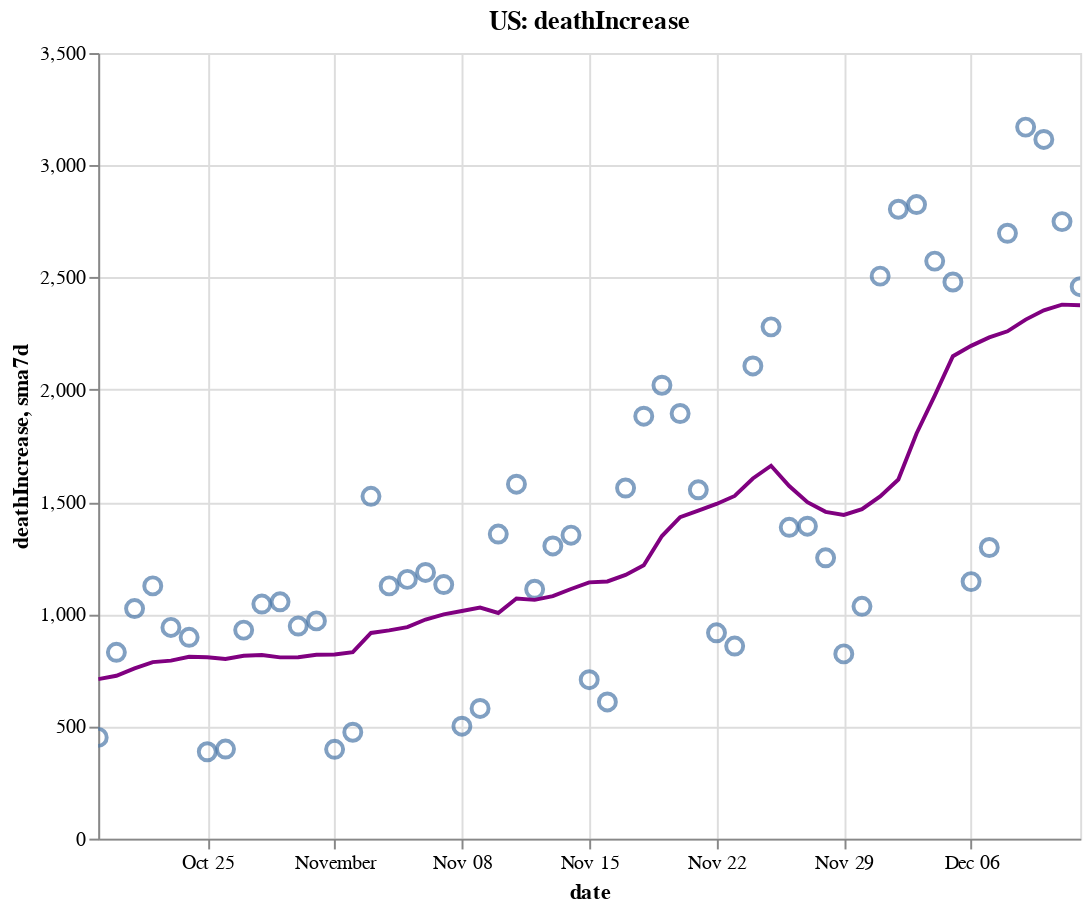

The cell this chart's notebook holds for it:
### Code cell
create_plot(us, 'deathIncrease')

### Figure 1 — Vega-Lite specification as saved in the notebook (floating-point values rounded to 4 significant figures)
{"config": {"view": {"continuousWidth": 400, "continuousHeight": 300}}, "layer": [{"layer": [{"mark": {"type": "point", "size": 75}, "encoding": {"tooltip": [{"type": "temporal", "field": "date"}, {"type": "quantitative", "field": "deathIncrease"}, {"type": "quantitative", "field": "sma7d"}], "x": {"type": "temporal", "field": "date"}, "y": {"type": "quantitative", "field": "deathIncrease"}}, "selection": {"selector006": {"type": "interval", "bind": "scales", "encodings": ["x", "y"]}}}, {"mark": {"type": "line", "color": "purple"}, "encoding": {"x": {"type": "temporal", "field": "date"}, "y": {"type": "quantitative", "field": "sma7d"}}}]}, {"mark": {"type": "rule", "color": "#aaa"}, "encoding": {"x": {"type": "temporal", "field": "date"}}, "transform": [{"filter": {"selection": "selector005"}}]}, {"mark": "circle", "encoding": {"opacity": {"condition": {"value": 1, "selection": "selector005"}, "value": 0}, "tooltip": [{"type": "temporal", "field": "date"}, {"type": "quantitative", "field": "deathIncrease"}, {"type": "quantitative", "field": "sma7d"}], "x": {"type": "temporal", "field": "date"}, "y": {"type": "quantitative", "field": "deathIncrease"}}, "selection": {"selector005": {"type": "single", "encodings": ["x"], "on": "mouseover", "nearest": true, "empty": "none"}}}, {"mark": {"type": "text", "align": "left", "dx": 5, "dy": -5, "stroke": "white", "strokeWidth": 2}, "encoding": {"text": {"type": "quantitative", "field": "deathIncrease"}, "tooltip": [{"type": "temporal", "field": "date"}, {"type": "quantitative", "field": "deathIncrease"}, {"type": "quantitative", "field": "sma7d"}], "x": {"type": "temporal", "field": "date"}, "y": {"type": "quantitative", "field": "deathIncrease"}}, "transform": [{"filter": {"selection": "selector005"}}]}, {"mark": {"type": "text", "align": "left", "dx": 5, "dy": -5}, "encoding": {"text": {"type": "quantitative", "field": "deathIncrease"}, "tooltip": [{"type": "temporal", "field": "date"}, {"type": "quantitative", "field": "deathIncrease"}, {"type": "quantitative", "field": "sma7d"}], "x": {"type": "temporal", "field": "date"}, "y": {"type": "quantitative", "field": "deathIncrease"}}, "transform": [{"filter": {"selection": "selector005"}}]}], "data": {"name": "data-22566e1b6a7a2da802404d13b1b8e117"}, "height": 400, "title": "US: deathIncrease", "width": 500, "$schema": "https://vega.github.io/schema/vega-lite/v4.8.1.json", "datasets": {"data-22566e1b6a7a2da802404d13b1b8e117": [{"date": "2020-10-19T00:00:00", "totalTestResultsIncrease": 1142000.0, "positiveIncrease": 57110.0, "death": 212100.0, "deathIncrease": 451.0, "positiveRate": 0.05, "state": "US", "sma7d": 710.6}, {"date": "2020-10-20T00:00:00", "totalTestResultsIncrease": 978100.0, "positiveIncrease": 60570.0, "death": 212900.0, "deathIncrease": 830.0, "positiveRate": 0.062, "state": "US", "sma7d": 725.7}, {"date": "2020-10-21T00:00:00", "totalTestResultsIncrease": 965900.0, "positiveIncrease": 60980.0, "death": 213900.0, "deathIncrease": 1025.0, "positiveRate": 0.063, "state": "US", "sma7d": 758.1}, {"date": "2020-10-22T00:00:00", "totalTestResultsIncrease": 1255000.0, "positiveIncrease": 73000.0, "death": 215100.0, "deathIncrease": 1126.0, "positiveRate": 0.058, "state": "US", "sma7d": 786.4}, {"date": "2020-10-23T00:00:00", "totalTestResultsIncrease": 1405000.0, "positiveIncrease": 82340.0, "death": 216000.0, "deathIncrease": 941.0, "positiveRate": 0.059, "state": "US", "sma7d": 793.1}, {"date": "2020-10-24T00:00:00", "totalTestResultsIncrease": 1342000.0, "positiveIncrease": 83320.0, "death": 216900.0, "deathIncrease": 897.0, "positiveRate": 0.062, "state": "US", "sma7d": 810.3}, {"date": "2020-10-25T00:00:00", "totalTestResultsIncrease": 1197000.0, "positiveIncrease": 64900.0, "death": 217300.0, "deathIncrease": 387.0, "positiveRate": 0.054, "state": "US", "sma7d": 808.1}, {"date": "2020-10-26T00:00:00", "totalTestResultsIncrease": 1215000.0, "positiveIncrease": 62540.0, "death": 217700.0, "deathIncrease": 399.0, "positiveRate": 0.051, "state": "US", "sma7d": 800.7}, {"date": "2020-10-27T00:00:00", "totalTestResultsIncrease": 1097000.0, "positiveIncrease": 72100.0, "death": 218600.0, "deathIncrease": 929.0, "positiveRate": 0.066, "state": "US", "sma7d": 814.9}, {"date": "2020-10-28T00:00:00", "totalTestResultsIncrease": 1129000.0, "positiveIncrease": 78790.0, "death": 219700.0, "deathIncrease": 1045.0, "positiveRate": 0.07, "state": "US", "sma7d": 817.7}, {"date": "2020-10-29T00:00:00", "totalTestResultsIncrease": 1355000.0, "positiveIncrease": 88730.0, "death": 220700.0, "deathIncrease": 1055.0, "positiveRate": 0.065, "state": "US", "sma7d": 807.6}, {"date": "2020-10-30T00:00:00", "totalTestResultsIncrease": 1389000.0, "positiveIncrease": 97260.0, "death": 221700.0, "deathIncrease": 947.0, "positiveRate": 0.07, "state": "US", "sma7d": 808.4}, {"date": "2020-10-31T00:00:00", "totalTestResultsIncrease": 1422000.0, "positiveIncrease": 90610.0, "death": 222600.0, "deathIncrease": 970.0, "positiveRate": 0.064, "state": "US", "sma7d": 818.9}, {"date": "2020-11-01T00:00:00", "totalTestResultsIncrease": 1203000.0, "positiveIncrease": 141300.0, "death": 223000.0, "deathIncrease": 398.0, "positiveRate": 0.117, "state": "US", "sma7d": 820.4}, {"date": "2020-11-02T00:00:00", "totalTestResultsIncrease": 1338000.0, "positiveIncrease": 83100.0, "death": 223500.0, "deathIncrease": 474.0, "positiveRate": 0.062, "state": "US", "sma7d": 831.1}, {"date": "2020-11-03T00:00:00", "totalTestResultsIncrease": 1162000.0, "positiveIncrease": 89860.0, "death": 225000.0, "deathIncrease": 1525.0, "positiveRate": 0.077, "state": "US", "sma7d": 916.3}, {"date": "2020-11-04T00:00:00", "totalTestResultsIncrease": 1257000.0, "positiveIncrease": 103600.0, "death": 226200.0, "deathIncrease": 1126.0, "positiveRate": 0.082, "state": "US", "sma7d": 927.9}, {"date": "2020-11-05T00:00:00", "totalTestResultsIncrease": 1598000.0, "positiveIncrease": 118100.0, "death": 227300.0, "deathIncrease": 1155.0, "positiveRate": 0.074, "state": "US", "sma7d": 942.1}, {"date": "2020-11-06T00:00:00", "totalTestResultsIncrease": 1595000.0, "positiveIncrease": 127500.0, "death": 228500.0, "deathIncrease": 1186.0, "positiveRate": 0.08, "state": "US", "sma7d": 976.3}, {"date": "2020-11-07T00:00:00", "totalTestResultsIncrease": 1440000.0, "positiveIncrease": 130800.0, "death": 229600.0, "deathIncrease": 1132.0, "positiveRate": 0.091, "state": "US", "sma7d": 999.4}, {"date": "2020-11-08T00:00:00", "totalTestResultsIncrease": 1268000.0, "positiveIncrease": 111500.0, "death": 230100.0, "deathIncrease": 501.0, "positiveRate": 0.088, "state": "US", "sma7d": 1014.0}, {"date": "2020-11-09T00:00:00", "totalTestResultsIncrease": 1525000.0, "positiveIncrease": 117500.0, "death": 230700.0, "deathIncrease": 580.0, "positiveRate": 0.077, "state": "US", "sma7d": 1029.0}, {"date": "2020-11-10T00:00:00", "totalTestResultsIncrease": 1281000.0, "positiveIncrease": 133000.0, "death": 232100.0, "deathIncrease": 1357.0, "positiveRate": 0.104, "state": "US", "sma7d": 1005.0}, {"date": "2020-11-11T00:00:00", "totalTestResultsIncrease": 1459000.0, "positiveIncrease": 146900.0, "death": 233700.0, "deathIncrease": 1579.0, "positiveRate": 0.101, "state": "US", "sma7d": 1070.0}, {"date": "2020-11-12T00:00:00", "totalTestResultsIncrease": 1500000.0, "positiveIncrease": 154200.0, "death": 234800.0, "deathIncrease": 1111.0, "positiveRate": 0.103, "state": "US", "sma7d": 1064.0}, {"date": "2020-11-13T00:00:00", "totalTestResultsIncrease": 1733000.0, "positiveIncrease": 174500.0, "death": 236100.0, "deathIncrease": 1304.0, "positiveRate": 0.101, "state": "US", "sma7d": 1081.0}, {"date": "2020-11-14T00:00:00", "totalTestResultsIncrease": 1691000.0, "positiveIncrease": 165800.0, "death": 237400.0, "deathIncrease": 1352.0, "positiveRate": 0.098, "state": "US", "sma7d": 1112.0}, {"date": "2020-11-15T00:00:00", "totalTestResultsIncrease": 1634000.0, "positiveIncrease": 145800.0, "death": 238100.0, "deathIncrease": 708.0, "positiveRate": 0.089, "state": "US", "sma7d": 1142.0}, {"date": "2020-11-16T00:00:00", "totalTestResultsIncrease": 1499000.0, "positiveIncrease": 149500.0, "death": 238700.0, "deathIncrease": 609.0, "positiveRate": 0.1, "state": "US", "sma7d": 1146.0}, {"date": "2020-11-17T00:00:00", "totalTestResultsIncrease": 1550000.0, "positiveIncrease": 158800.0, "death": 240300.0, "deathIncrease": 1562.0, "positiveRate": 0.102, "state": "US", "sma7d": 1175.0}, {"date": "2020-11-18T00:00:00", "totalTestResultsIncrease": 1585000.0, "positiveIncrease": 166200.0, "death": 242200.0, "deathIncrease": 1882.0, "positiveRate": 0.105, "state": "US", "sma7d": 1218.0}, {"date": "2020-11-19T00:00:00", "totalTestResultsIncrease": 1867000.0, "positiveIncrease": 184700.0, "death": 244200.0, "deathIncrease": 2020.0, "positiveRate": 0.099, "state": "US", "sma7d": 1348.0}, {"date": "2020-11-20T00:00:00", "totalTestResultsIncrease": 1959000.0, "positiveIncrease": 194800.0, "death": 246100.0, "deathIncrease": 1894.0, "positiveRate": 0.099, "state": "US", "sma7d": 1432.0}, {"date": "2020-11-21T00:00:00", "totalTestResultsIncrease": 2048000.0, "positiveIncrease": 181900.0, "death": 247600.0, "deathIncrease": 1554.0, "positiveRate": 0.089, "state": "US", "sma7d": 1461.0}, {"date": "2020-11-22T00:00:00", "totalTestResultsIncrease": 1761000.0, "positiveIncrease": 151900.0, "death": 248600.0, "deathIncrease": 917.0, "positiveRate": 0.086, "state": "US", "sma7d": 1491.0}, {"date": "2020-11-23T00:00:00", "totalTestResultsIncrease": 1772000.0, "positiveIncrease": 151900.0, "death": 249400.0, "deathIncrease": 858.0, "positiveRate": 0.086, "state": "US", "sma7d": 1527.0}, {"date": "2020-11-24T00:00:00", "totalTestResultsIncrease": 1853000.0, "positiveIncrease": 169300.0, "death": 251500.0, "deathIncrease": 2106.0, "positiveRate": 0.091, "state": "US", "sma7d": 1604.0}, {"date": "2020-11-25T00:00:00", "totalTestResultsIncrease": 1776000.0, "positiveIncrease": 186900.0, "death": 253800.0, "deathIncrease": 2280.0, "positiveRate": 0.105, "state": "US", "sma7d": 1661.0}, {"date": "2020-11-26T00:00:00", "totalTestResultsIncrease": 1220000.0, "positiveIncrease": 128400.0, "death": 255200.0, "deathIncrease": 1387.0, "positiveRate": 0.105, "state": "US", "sma7d": 1571.0}, {"date": "2020-11-27T00:00:00", "totalTestResultsIncrease": 2132000.0, "positiveIncrease": 194200.0, "death": 256600.0, "deathIncrease": 1392.0, "positiveRate": 0.091, "state": "US", "sma7d": 1499.0}, {"date": "2020-11-28T00:00:00", "totalTestResultsIncrease": 1740000.0, "positiveIncrease": 154900.0, "death": 257800.0, "deathIncrease": 1251.0, "positiveRate": 0.089, "state": "US", "sma7d": 1456.0}, {"date": "2020-11-29T00:00:00", "totalTestResultsIncrease": 1299000.0, "positiveIncrease": 136100.0, "death": 258700.0, "deathIncrease": 823.0, "positiveRate": 0.105, "state": "US", "sma7d": 1442.0}, {"date": "2020-11-30T00:00:00", "totalTestResultsIncrease": 1620000.0, "positiveIncrease": 148500.0, "death": 259700.0, "deathIncrease": 1035.0, "positiveRate": 0.092, "state": "US", "sma7d": 1468.0}, {"date": "2020-12-01T00:00:00", "totalTestResultsIncrease": 1447000.0, "positiveIncrease": 179200.0, "death": 262200.0, "deathIncrease": 2506.0, "positiveRate": 0.124, "state": "US", "sma7d": 1525.0}, {"date": "2020-12-02T00:00:00", "totalTestResultsIncrease": 1499000.0, "positiveIncrease": 198700.0, "death": 265000.0, "deathIncrease": 2804.0, "positiveRate": 0.132, "state": "US", "sma7d": 1600.0}, {"date": "2020-12-03T00:00:00", "totalTestResultsIncrease": 1865000.0, "positiveIncrease": 213400.0, "death": 267800.0, "deathIncrease": 2825.0, "positiveRate": 0.114, "state": "US", "sma7d": 1805.0}, {"date": "2020-12-04T00:00:00", "totalTestResultsIncrease": 1884000.0, "positiveIncrease": 228000.0, "death": 270400.0, "deathIncrease": 2573.0, "positiveRate": 0.121, "state": "US", "sma7d": 1974.0}, {"date": "2020-12-05T00:00:00", "totalTestResultsIncrease": 2234000.0, "positiveIncrease": 215400.0, "death": 272900.0, "deathIncrease": 2480.0, "positiveRate": 0.096, "state": "US", "sma7d": 2149.0}, {"date": "2020-12-06T00:00:00", "totalTestResultsIncrease": 1663000.0, "positiveIncrease": 179600.0, "death": 274000.0, "deathIncrease": 1145.0, "positiveRate": 0.108, "state": "US", "sma7d": 2195.0}, {"date": "2020-12-07T00:00:00", "totalTestResultsIncrease": 1774000.0, "positiveIncrease": 180800.0, "death": 275300.0, "deathIncrease": 1297.0, "positiveRate": 0.102, "state": "US", "sma7d": 2233.0}, {"date": "2020-12-08T00:00:00", "totalTestResultsIncrease": 1634000.0, "positiveIncrease": 220900.0, "death": 278000.0, "deathIncrease": 2697.0, "positiveRate": 0.135, "state": "US", "sma7d": 2260.0}, {"date": "2020-12-09T00:00:00", "totalTestResultsIncrease": 1825000.0, "positiveIncrease": 213500.0, "death": 281200.0, "deathIncrease": 3170.0, "positiveRate": 0.117, "state": "US", "sma7d": 2312.0}, {"date": "2020-12-10T00:00:00", "totalTestResultsIncrease": 1958000.0, "positiveIncrease": 218500.0, "death": 284300.0, "deathIncrease": 3115.0, "positiveRate": 0.112, "state": "US", "sma7d": 2354.0}, {"date": "2020-12-11T00:00:00", "totalTestResultsIncrease": 2098000.0, "positiveIncrease": 234800.0, "death": 287100.0, "deathIncrease": 2749.0, "positiveRate": 0.112, "state": "US", "sma7d": 2379.0}, {"date": "2020-12-12T00:00:00", "totalTestResultsIncrease": 1897000.0, "positiveIncrease": 222800.0, "death": 289400.0, "deathIncrease": 2459.0, "positiveRate": 0.117, "state": "US", "sma7d": 2376.0}]}}
